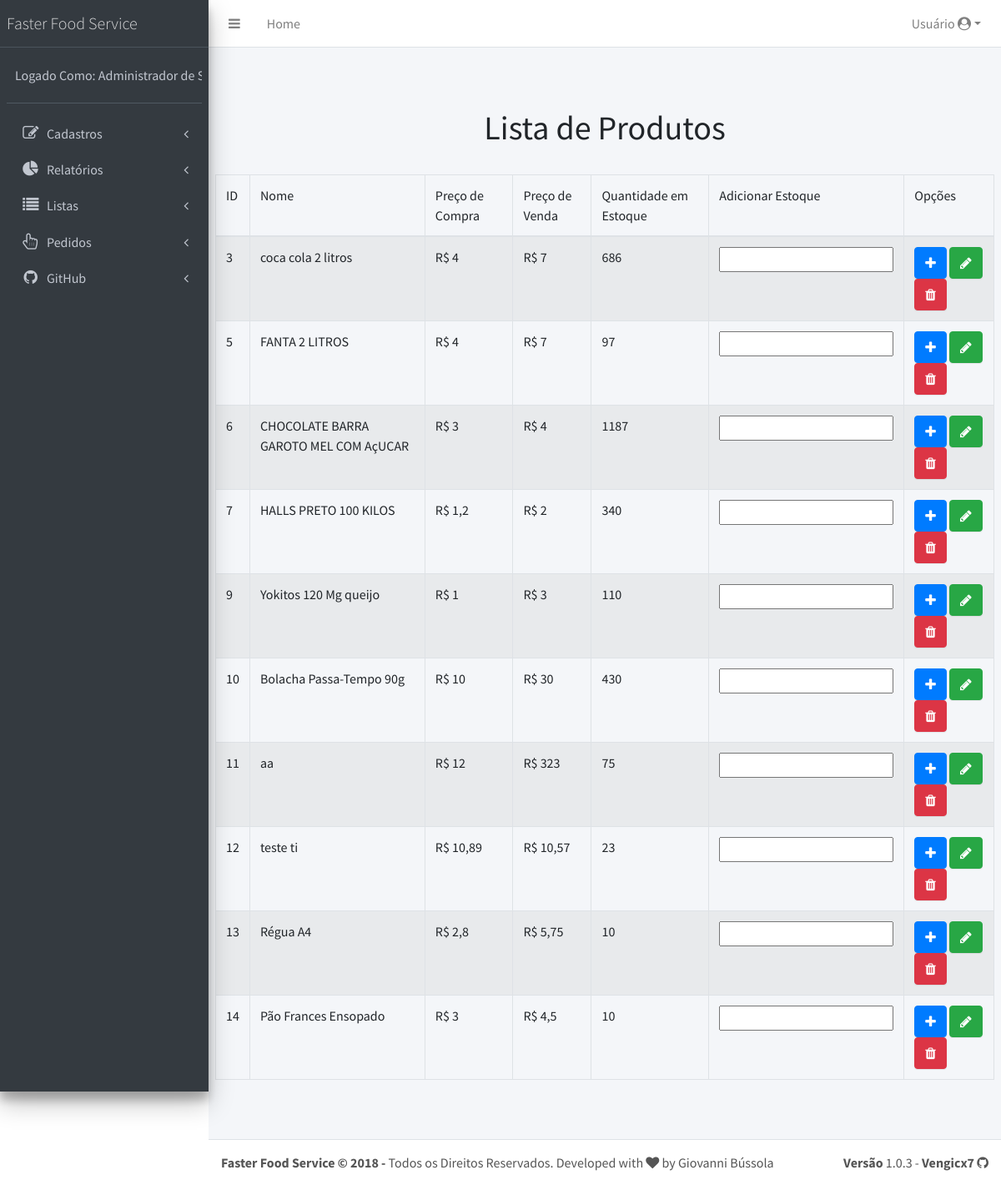
/home.php?fd=listas&pg=produto (signed in), run on the app's committed database.
### tables this page shows
CREATE TABLE `produto` (
  `id` int(11) NOT NULL,
  `nome` varchar(100) NOT NULL,
  `precoCompra` float NOT NULL,
  `precoVenda` float NOT NULL,
  `tipoProduto` int(11) NOT NULL,
  `quantidade` float NOT NULL,
  `idTamanho` int(11) DEFAULT NULL
);

### listas/produto.php (the view, shortened to what this page needs)
	<h1 class="text-center">Lista de Produtos</h1>
	<br>
	<table class="table table-bordered table-striped">
		<thead>
			<tr>
				<td>ID</td>
				<td>Nome</td>
				<td>Preço de Compra</td>
				<td>Preço de Venda</td>
				<td>Quantidade em Estoque</td>
				<td>Adicionar Estoque</td>
				<td>Opções</td>
			</tr>
		</thead>
<?php
	include "./app/conecta.php";
	$sql = "select * from produto where tipoProduto = 2 order by id";
	$query = $pdo->prepare($sql);
	$query->execute();
	while($data = $query->fetch(PDO::FETCH_OBJ)){
		$id = $data->id;
		$nome = $data->nome;
		$precoCompra = $data->precoCompra;
		$precoVenda = $data->precoVenda;
		$quantidade = $data->quantidade;
		$precoCompra = str_replace(".", ",", $precoCompra);
		$precoVenda = str_replace(".", ",", $precoVenda);
		echo "<tr>
				<form action=\"home.php?fd=salvar&pg=produto\" method=\"post\">
				<td><input type=\"hidden\" name=\"id\" value=\"$id\">$id</td>
				<td>$nome</td>
				<td>R$ $precoCompra</td>
				<td>R$ $precoVenda</td>
				<td>$quantidade</td>
				<td><input type=\"number\" name=\"quantidade\" required></td>
				<td>
					<button class='btn btn-primary btnAdicionar' type='submit' href='#'><i class='fa fa-plus'></i></button>
					<a class='btn btn-success' href='home.php?fd=cadastro&pg=produto&id=$id'><i class='fa fa-pencil'></i></a>
					<a href=\"javascript:excluir($id,'$nome')\" class='btn btn-danger'><i class='fa fa-trash'></i></a>
				</td>
			  </tr>
			  </form>";
	}
?>
	</table>

### data on the page
produto: id "3", nome "coca cola 2 litros", precoCompra "4", precoVenda "7", quantidade "686"
produto: id "5", nome "FANTA 2 LITROS", precoCompra "4", precoVenda "7", quantidade "97"
produto: id "6", nome "CHOCOLATE BARRA GAROTO MEL COM AçUCAR", precoCompra "3", precoVenda "4", quantidade "1187"
produto: id "7", nome "HALLS PRETO 100 KILOS", precoCompra "1,2", precoVenda "2", quantidade "340"
produto: id "9", nome "Yokitos 120 Mg queijo", precoCompra "1", precoVenda "3", quantidade "110"
produto: id "10", nome "Bolacha Passa-Tempo 90g", precoCompra "10", precoVenda "30", quantidade "430"
produto: id "11", nome "aa", precoCompra "12", precoVenda "323", quantidade "75"
produto: id "12", nome "teste ti", precoCompra "10,89", precoVenda "10,57", quantidade "23"
produto: id "13", nome "Régua A4", precoCompra "2,8", precoVenda "5,75", quantidade "10"
produto: id "14", nome "Pão Frances Ensopado", precoCompra "3", precoVenda "4,5", quantidade "10"

### other printed values
$usuarioLogado "Administrador de…"
